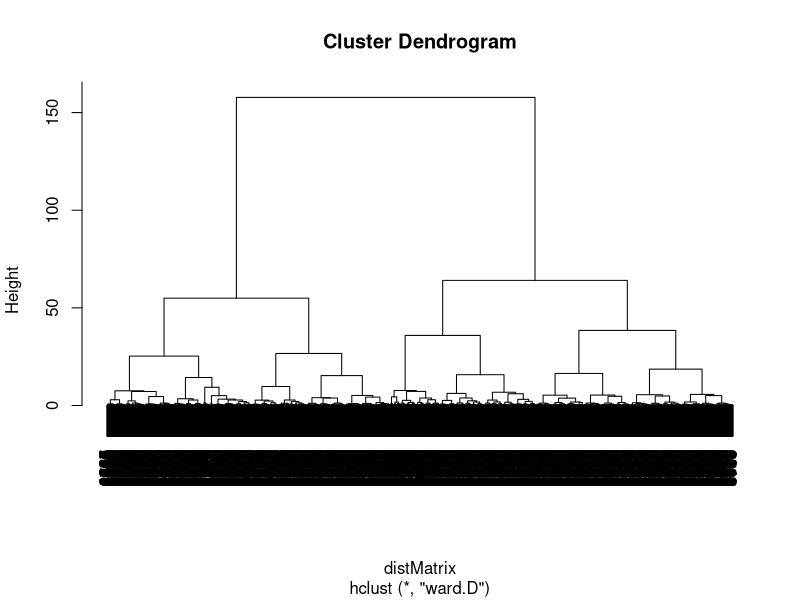
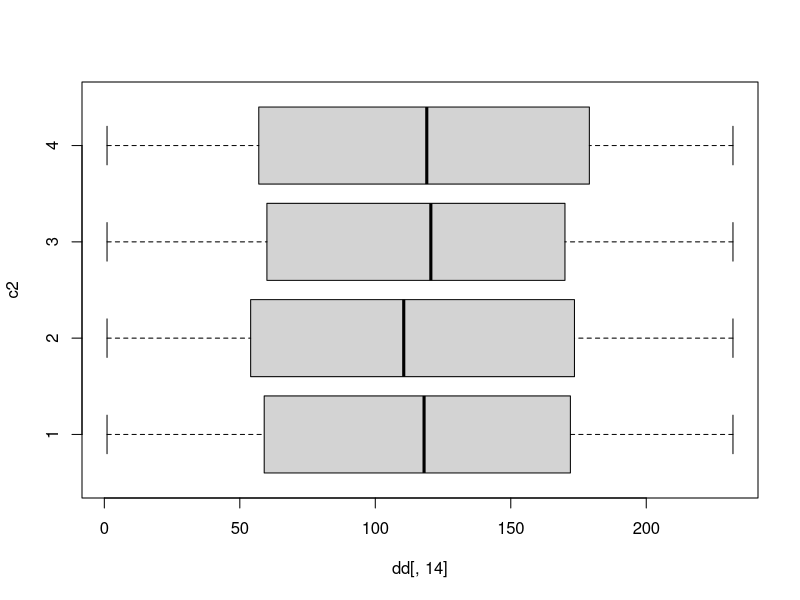
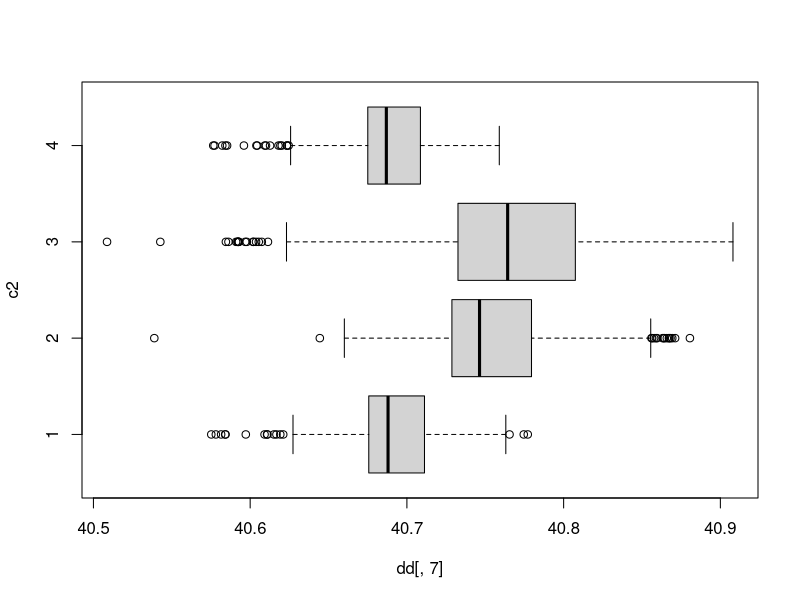
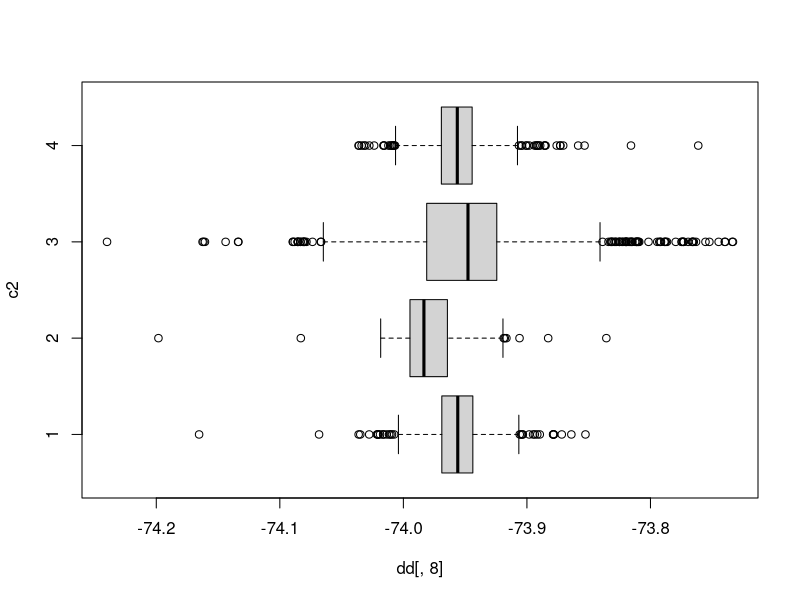
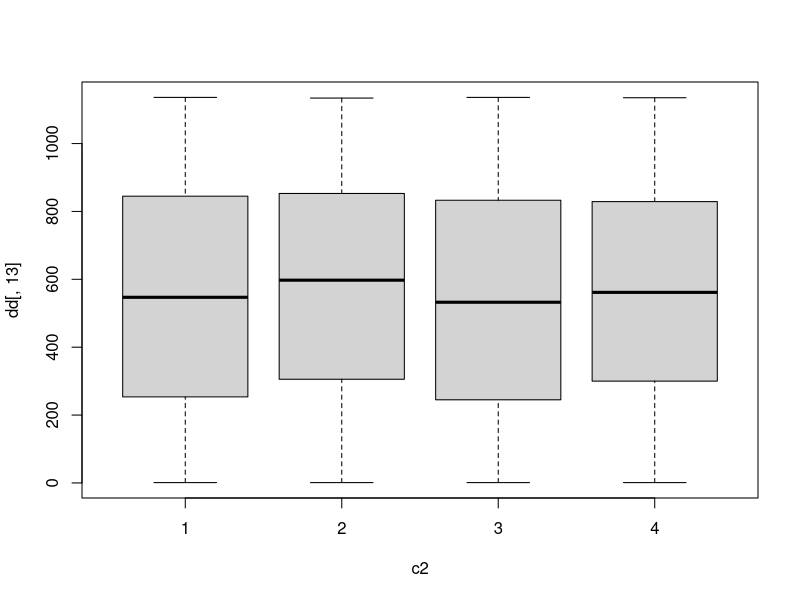
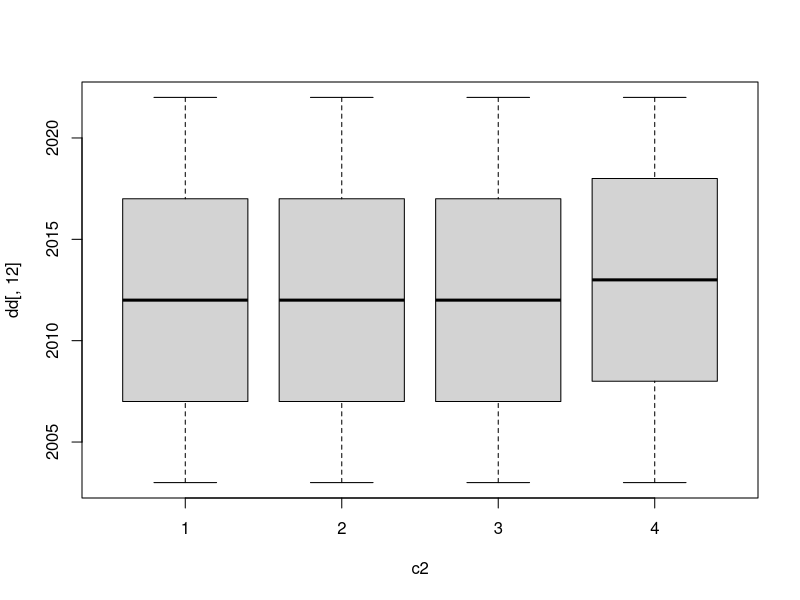
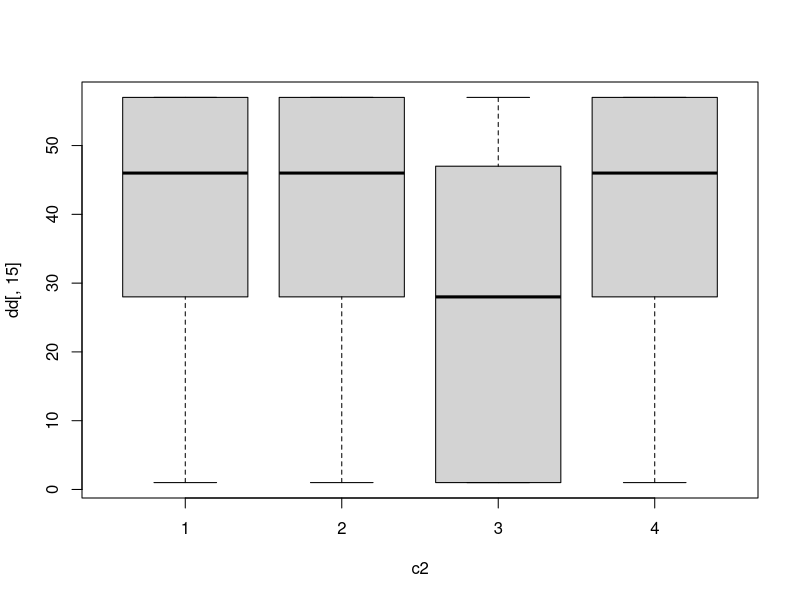
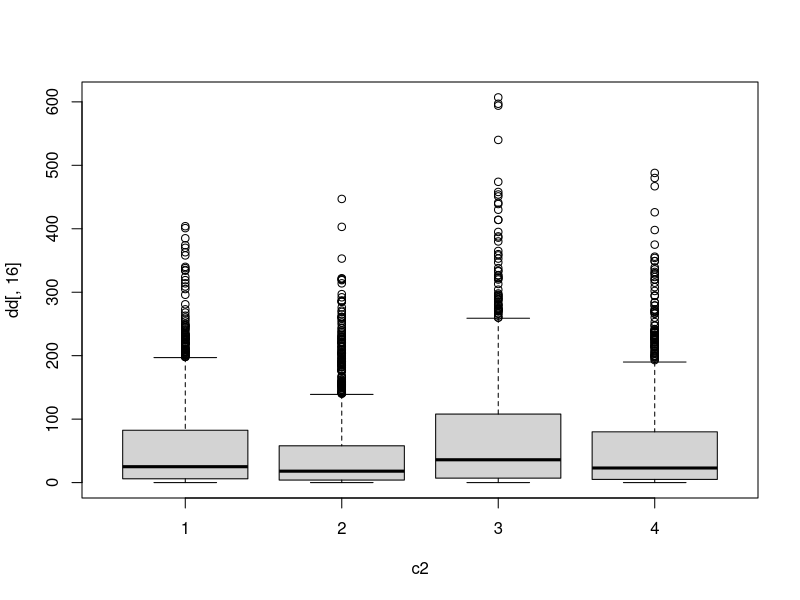

R code for these plots, in order: (Note: this script raises an error after producing the figures.)
#Retrieve the data saved AFTER the profiling practice...... this means data already cleaned

setwd("C:/Users/xavier.marti.llull/Desktop")
dd <- read.csv("OUTLIERS_OUT.csv",header=T, sep=",", stringsAsFactors=TRUE);
names(dd)
dim(dd)
summary(dd)

attach(dd)

#set a list of numerical variables
names(dd)

dcon <- data.frame (lat,price,number.of.reviews,review.rate.number,long,service.fee,last.review,calculated.host.listings.count,Construction.year,minimum.nights,reviews.per.month,availability.365)
dim(dcon)

#
# CLUSTERING

#move to Gower mixed distance to deal 
#simoultaneously with numerical and qualitative data

library(cluster)

#dissimilarity matrix

actives<-c(2:16)
dissimMatrix <- daisy(dd[,actives], metric = "gower", stand=TRUE)

distMatrix<-dissimMatrix^2

h1 <- hclust(distMatrix,method="ward.D")  # NOTICE THE COST
#versions noves "ward.D" i abans de plot: par(mar=rep(2,4)) si se quejara de los margenes del plot

plot(h1)

c2 <- cutree(h1,4)

#class sizes 
table(c2)

#comparing with other partitions

names(dd)
# service.fee
boxplot(dd[,14]~c2, horizontal=TRUE)

#lat
boxplot(dd[,7]~c2, horizontal=TRUE)

#long
boxplot(dd[,8]~c2, horizontal=TRUE)

# price
boxplot(dd[,13]~c2, horitzontal=TRUE)

# Construction.year
boxplot(dd[,12]~c2, horitzontal=TRUE)

# minimum.nights
boxplot(dd[,15]~c2, horitzontal=TRUE)

# number.of.reviews
boxplot(dd[,16]~c2, horitzontal=TRUE)

# last.review
boxplot(dd[,17]~c2, horitzontal=TRUE)

# reviews.per.month
boxplot(dd[,18]~c2, horitzontal=TRUE)

# review.rate.number
boxplot(dd[,19]~c2, horitzontal=TRUE)

# calculated.host.listings.count"
boxplot(dd[,20]~c2, horitzontal=TRUE)

# availability.365
boxplot(dd[,21]~c2, horitzontal=TRUE)

pairs(dcon[,1:7], col=c2)

plot(minimum.nights,lat,col=c2,main="Clustering of credit data in 3 classes")
legend("topright",levels(c2),pch=1,col=c(1:4), cex=0.6)

cdg <- aggregate(as.data.frame(dcon),list(c2),mean)
cdg

plot(lat, long, col= c2)
points(cdg[,4],cdg[,5],pch=16,col="orange")
text(cdg[,4],cdg[,5], labels=cdg[,1], pos=2, font=2, cex=0.7, col="orange")

potencials<-c(3,4,6,7,10,11)
pairs(dcon[,potencials],col=c2)

#Profiling plots
